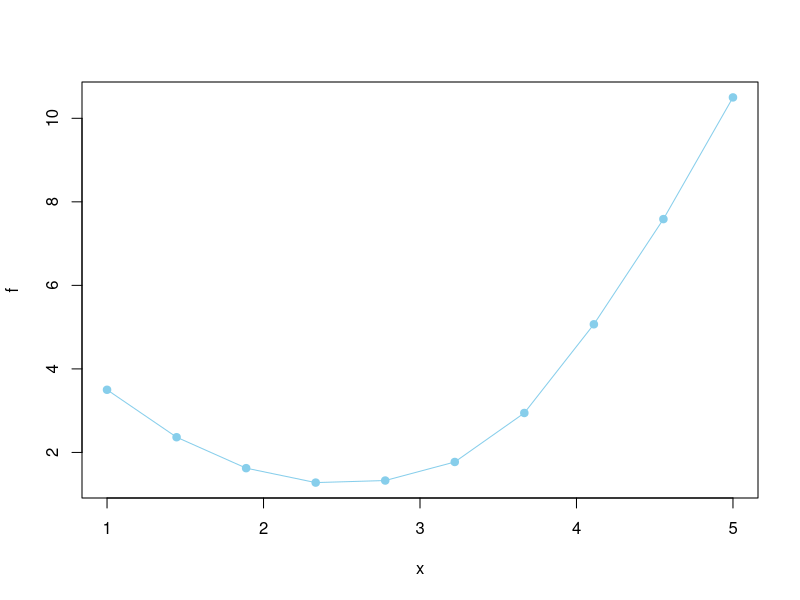

Recreate this plot in R.
##---- Linear Regression

linearRegressionSimu <- function () {
    library(ggplot2)
    x <- seq(1, 10, 0.1)
    y <- 10 * 3*x
    y <- y + rnorm(length(x), 0, 50)

    data <- data.frame(x=x, y=y)
    ggplot(data, aes(x=x, y=y)) + geom_point() + geom_smooth(method="lm")

    cat("\nFrom lm:")
    cat("\n")
    print(coef(lm(y ~ x, data=data)))

    lm.fn <- function(x, a, b) {
        return(a + b*x)
    }

    squared.error <- function(data, a, b) {
        preds <- with(data, lm.fn(x, a, b))
        errors <- with(data, y - preds)

        return(sum(errors^2))
    }

    ridge.error <- function(data, a, b, lambda) {
        preds <- with(data, lm.fn(x, a, b))
        errors <- with(data, y - preds)

        return(sum(errors^2) + lambda*(a^2+b^2))
    }

    result <- optim(c(0, 0), function(x) {
        squared.error(data, x[1], x[2])
    })

    lambda <- 3
    ridge.result <- optim(c(0, 0), function(x) {
        ridge.error(data, x[1], x[2], lambda)
    })

    cat("\nFrom Optimizer:")
    cat("\nSquared Error:")
    cat("\nIntercept: ", result$par[1],  "\nSlope: ", result$par[2])
    cat("\nRidge Error:")
    cat("\nIntercept: ", ridge.result$par[1],  "\nSlope: ", ridge.result$par[2])
    cat("\n\n")
}

linearRegressionSimu()

#----

##---- Golden Section Method

goldenSection <- function(f, a, b) {

    tol <- 1e-7

    intervals <- seq(a, b, len=10)
    plot(intervals, f(intervals), pch=19, col="skyblue", xlab="x", ylab="f")
    lines(intervals, f(intervals), col="skyblue")
    intervals
    goldenRatio <- 2/(sqrt(5)+1)

    x1 <- b - goldenRatio*(b-a)
    x2 <- a + goldenRatio*(b-a)

    fx1 <- f(x1)
    fx2 <- f(x2)

    while(abs(b-a) > tol) {
        if (fx2 > fx1) {
            b <- x2
            x2 <- x1
            fx2 <- fx1
            x1 <- b-goldenRatio*(b-a)
            fx1 <- f(x1)
        } else {
            a <- x1
            x1 <- x2
            fx1 <- fx2
            x2 <- a+goldenRatio*(b-a)
            fx2 <- f(x2)
        }
    }

    ((a+b)/2)
}
goldenSection(function(x) abs(x-3.5) + (x-2)^2, 1, 5)

#----
